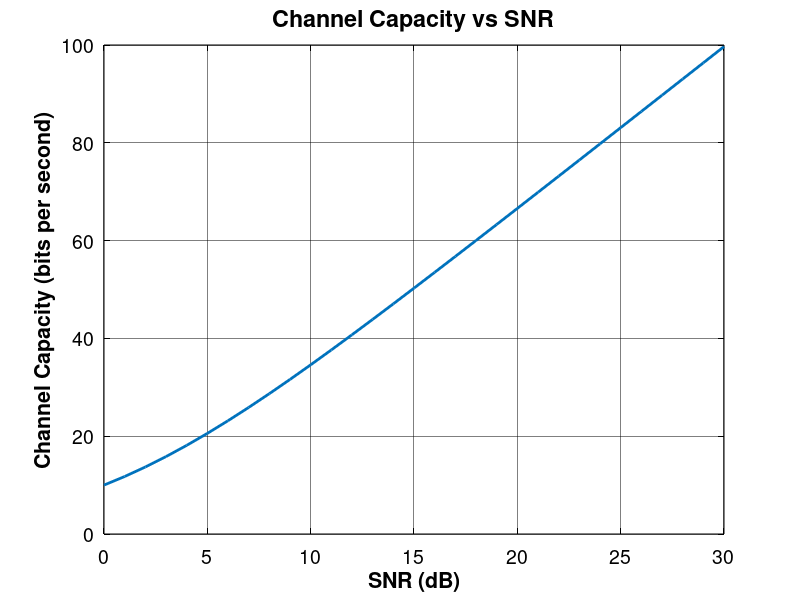

The MATLAB script that drew this image:
%%%%%%%%%%%%%%%%%%%%%%%%%%%%%%%%%%%%%%%%%%%%%%%%%%%%%%%%%%%%%%%%
%                   Illustrating Simulation 7-1:               %
%     Types of Adverse Effects of Channel On Message Signal    %
%                                                              %
%        Book : Analog & Digital Communication Systems         %
%                   By: Dr.Farnaz Ghassemi                     %
%                     Chapter 1-Section                        %
%                                                              %
%                                                              %
%   Version.2:             03/09/03---Dr.Ghassemi              %
%   Version.1:             96/06/30---Dr.Ghassemi              %
%%%%%%%%%%%%%%%%%%%%%%%%%%%%%%%%%%%%%%%%%%%%%%%%%%%%%%%%%%%%%%%%
%%---------------------------------------------------------------
close all;
clear all;
clc;
colors=[0,0,0;                       %1-Black
        0,0,0.75;                    %2-Blue
        214/255,39/255,40/255;       %3-Red
        15/255,133/255,84/255;       %4-Green
        118/255,78/255,159/255;      %5-Purple
        225/255,124/255,5/255;       %6-Orange
        56/255,166/255,165/255;      %7-Light Blue
        204/255,80/255,62/255;       %8-Light Red
        115/255,175/255,72/255;      %9-Light Green
        237/255,173/255,8/255;       %10-Light Orange
        148/255,52/255,110/255;      %11-Light Purple
        70/255,0,114/255;            %12-Dark Blue
        0,0.5,0.25                   %13-Green
        ];
grayColor = [0.5, 0.5, 0.5];
marks={'-';'--';':';'-.'};

% Set Text Font
set(0, 'DefaultTextFontName', 'Helvetica', 'DefaultTextFontSize', 18, 'DefaultTextFontWeight', 'bold', 'DefaultTextColor', 'black');

% Set default properties for titles, labels, and axes
set(groot, 'DefaultAxesFontName', 'Helvetica'); % Default font for axes
set(groot, 'DefaultAxesFontSize', 12); % Default font size for axes
set(groot, 'DefaultAxesTitleFontWeight', 'bold'); % Default title weight (optional)

% Set default properties for title font specifically
set(groot, 'DefaultAxesTitleFontSizeMultiplier', 1.2); % Adjust title font size relative to axes font size
set(groot, 'DefaultTextFontName', 'Helvetica'); % Default font for text objects

% Set default properties for all axes
set(groot, 'DefaultAxesFontSize', 14); % Set font size for all axes' tick labels
set(groot, 'DefaultAxesFontName', 'Helvetica'); % Set font for all axes' tick labels
%set(groot, 'DefaultAxesFontWeight', 'bold'); % Set font weight for all axes' tick labels
set(groot, 'DefaultAxesXColor', 'black'); % Set X-axis color
set(groot, 'DefaultAxesYColor', 'black'); % Set Y-axis color

% Set default properties for axes
set(groot, 'DefaultAxesGridLineStyle', '-'); % Default grid line style
set(groot, 'DefaultAxesGridColor', [0 0 0]); % Default grid color (black)
set(groot, 'DefaultAxesGridAlpha', 0.5); % Default grid opacity (fully opaque)
set(groot, 'DefaultAxesLineWidth', 0.5); % Default axes line width (affects grid lines too)

% Box Style for Axe
set(groot, 'DefaultAxesBox', 'on'); % Default: 'on' means axes have a box
%%---------------------------------------------------------------
% Channel Capacity Simulation
% This script visualizes Shannon's channel capacity formula.

% Step 1: Define Parameters
B = 10; % Bandwidth (Hz)
SNR_dB = 0:1:30; % Signal-to-noise ratio (in dB)
SNR = 10.^(SNR_dB/10); % Convert SNR to linear scale

% Step 2: Calculate Channel Capacity
C = B * log2(1 + SNR); % Shannon's formula

% Step 3: Visualization
figure;
plot(SNR_dB, C, 'LineWidth', 2);
title('Channel Capacity vs SNR');
xlabel('SNR (dB)');
ylabel('Channel Capacity (bits per second)');
grid on;
